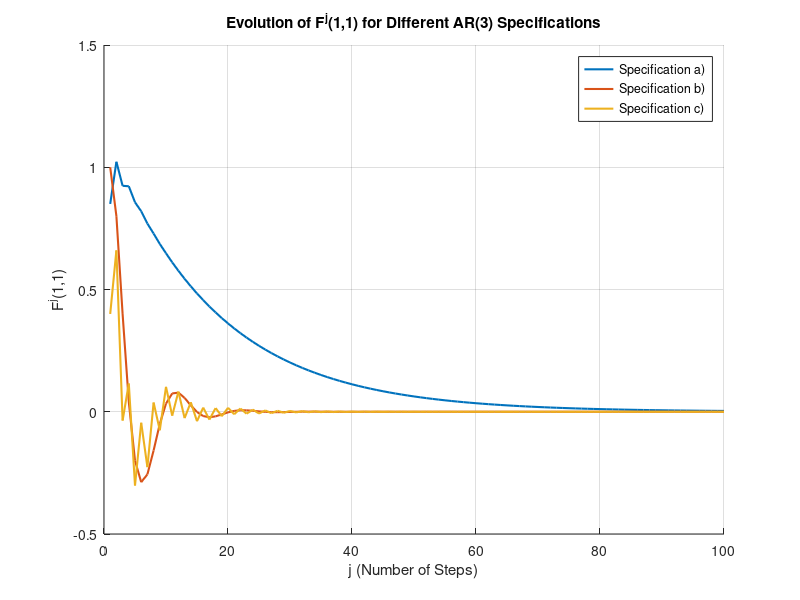
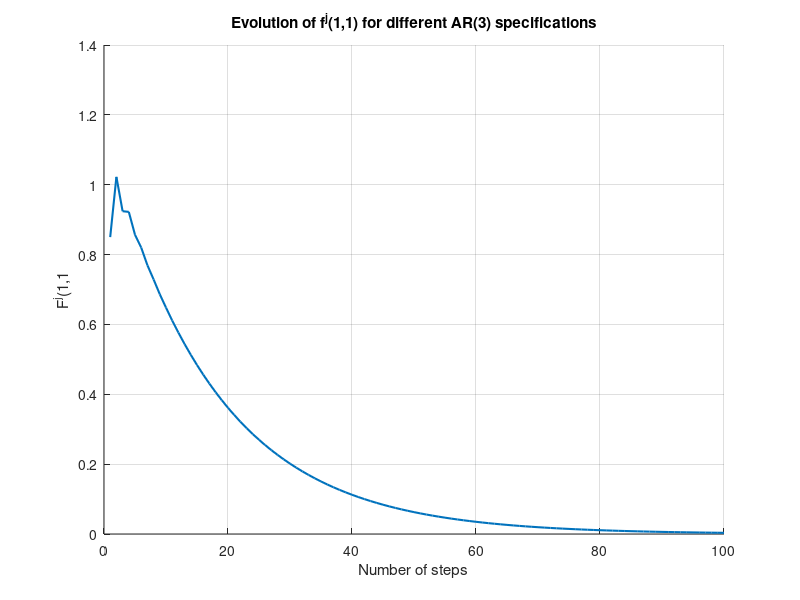

The MATLAB script that drew these images, in order: (Note: this script raises an error after producing the figures.)
%% Task 3b and c
% Lets redo the loops of task 3

%% Task 3b

% create a vector that contains all the psis and therefore weights of
% previous shocks F^j(1,1)


rng(399)
% all the psis for the three stochastic processes
specifications = [
    0.85, 0.3, -0.2;  % a)
    1.0, -0.2, -0.2;  % b)
    0.4, 0.5, -0.5;    % c)
    ]

%results vector with 100 columns with each psi for each process
results = zeros(size(specifications,1),100)

for spec_idx = 1:size(specifications,1)
    phi = specifications(spec_idx,:)

    F = [phi(1), phi(2), phi(3);
         1, 0, 0;
         0, 1, 0];


    F11_vector = zeros(1, 100);

    F_current = F
    for j = 1:100
        if j>1
            F_current = F_current * F
        end
        F11_vector(j) = F_current(1,1)
    end

    results(spec_idx, :) = F11_vector
end


figure 
hold on
for spec_idx = 1:size(specifications,1)
    plot(1:100, results(spec_idx,:), 'LineWidth',1.5)
end
title('Evolution of F^j(1,1) for Different AR(3) Specifications');
xlabel('j (Number of Steps)');
ylabel('F^j(1,1)');
legend('Specification a)', 'Specification b)', 'Specification c)', 'Location', 'Best');
grid on;
hold off;

% those 100 times refer to the 100 times steps in the future, the F(11) for
% every j then tracks the contribution of the initial state to the first
% variable after j steps. It tells you how the system changes in the long
% term

   
%% Now for one process

rng(200)

% this matrix contains rows where each row contains different psi
% coefficients for different stochastic processes
specifications = [
    0.85, 0.3, -0.2];

% the spec_idx is the index of the current row in specifications, it allows
% the programm to process each set of AR coefficients one by one


% final matrix hat 100 cols for 100 time perios and one row for the process
% which mean that we consider 100 psis
results = zeros(size(specifications,1),100);

% this iterates over each specification row, takes in into consideration
% each stochastic process
% it indexes the cureent row being processed here: the first row

for spec_idx = 1:size(specifications,1)



    phi = specifications(spec_idx,:)
    % the coeffciients of the current process are stored here
    % is like a small matrix that in each row entails the coefficient of
    % each stochastic process(we basicall extract the coefficients)

    F = [phi(1) , phi(2), phi(3);
        1 ,0, 0;
        0, 1, 0];
    % jsut plugged them into the F matrix

    F11_vector = zeros(1,100);
    % compute the F^j(11) matrix

    F_current = F
    for j = 1:100
        if j > 1
            % here for j 1 no multiplication happens yet
            F_current= F_current * F
        end
        F11_vector(j) = F_current(1,1)
    end

    results (spec_idx,:) = F11_vector

end


% now lets plot it 

figure 
hold on
plot(1:100, results, 'LineWidth',1.5)
title('Evolution of f^j(1,1) for different AR(3) specifications')
xlabel('Number of steps')
ylabel('F^j(1,1')
grid on
hold of


